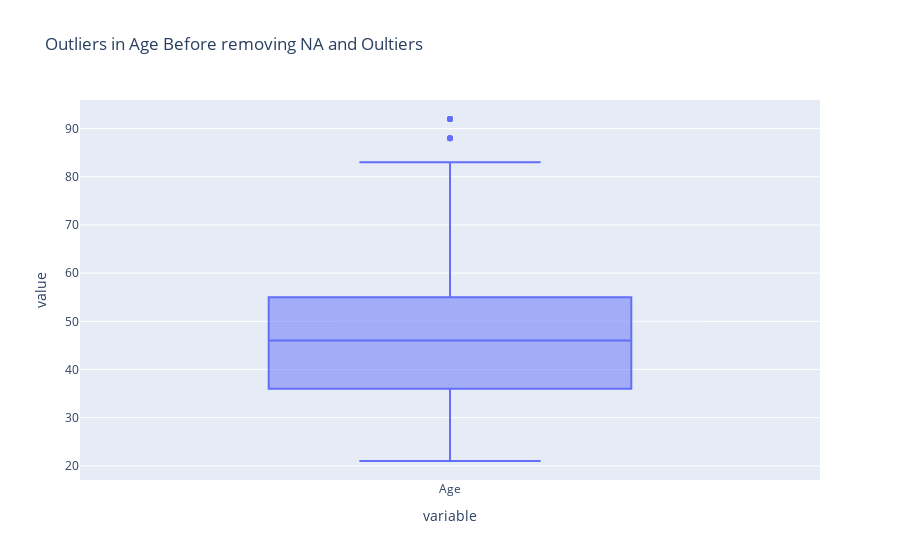

The cell this chart's notebook holds for it:
### Code cell
px.box(transDf["Age"],title="Outliers in Age Before removing NA and Oultiers")

### Figure 1 — Plotly figure (JSON) as saved in the notebook; plotly's stock layout.template omitted (floating-point values rounded to 4 significant figures; data arrays with more than 128 entries replaced by an {"elided": "..."} marker saying what was removed)
{"data": [{"alignmentgroup": "True", "hovertemplate": "variable=%{x}<br>value=%{y}<extra></extra>", "legendgroup": "", "marker": {"color": "#636efa"}, "name": "", "notched": false, "offsetgroup": "", "orientation": "v", "showlegend": false, "type": "box", "x": {"elided": "20000 str values"}, "x0": " ", "xaxis": "x", "y": {"elided": "20000 int values"}, "y0": " ", "yaxis": "y"}], "layout": {"boxmode": "group", "legend": {"tracegroupgap": 0}, "title": {"text": "Outliers in Age Before removing NA and Oultiers"}, "xaxis": {"anchor": "y", "domain": [0, 1], "title": {"text": "variable"}}, "yaxis": {"anchor": "x", "domain": [0, 1], "title": {"text": "value"}}}}
